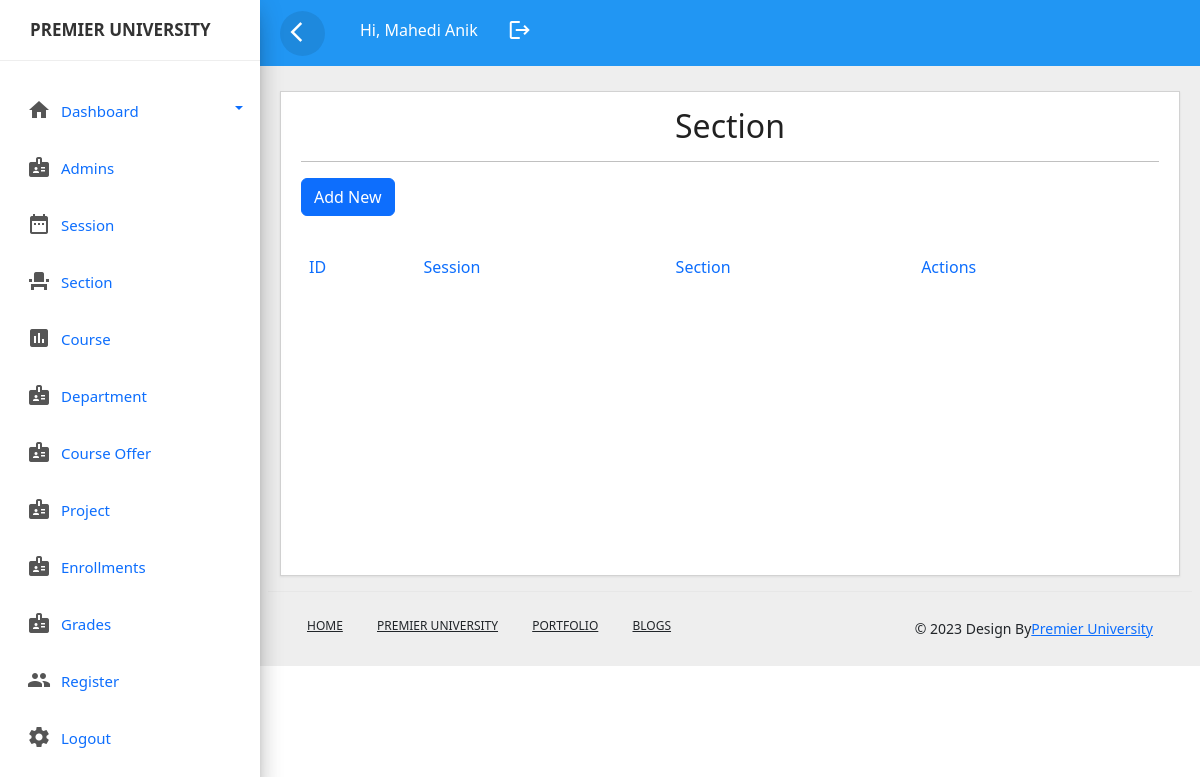
Page /section.php (signed in) on the earlier database version.
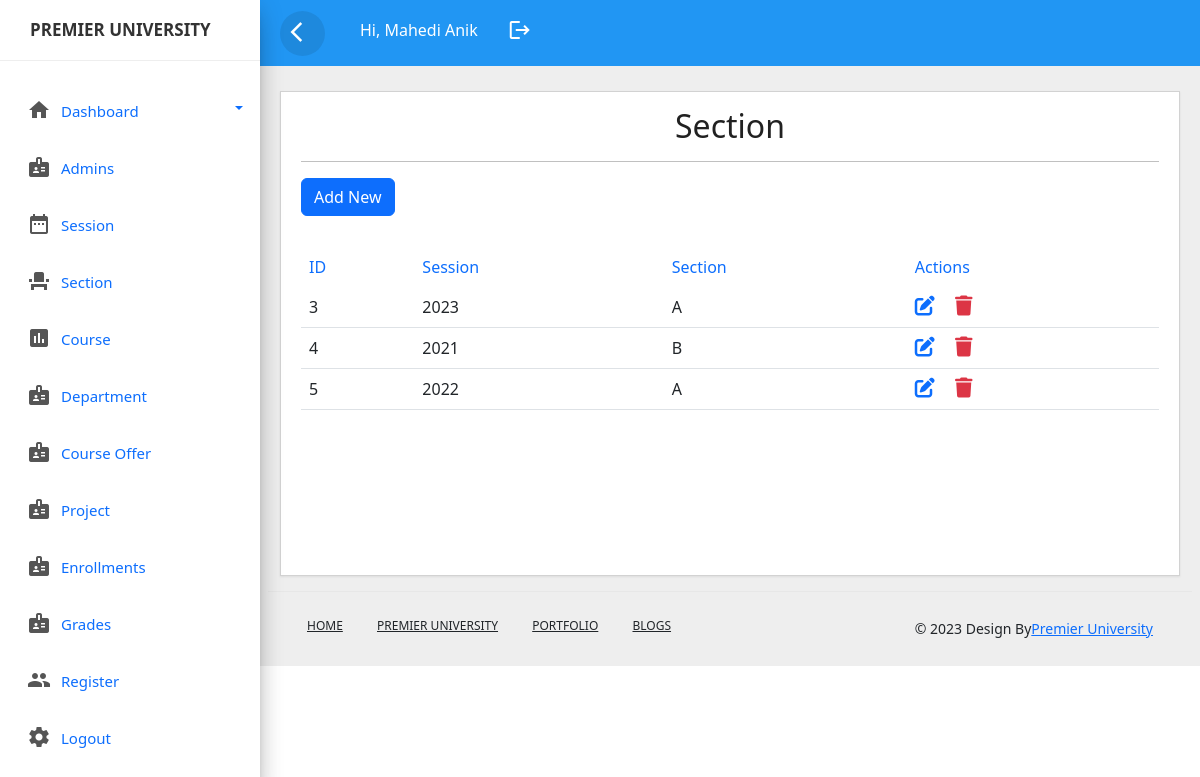
Same page on the later database version.
### tables this page shows
CREATE TABLE `section` (
  `sectionid` int(11) NOT NULL,
  `sessionid` varchar(30) NOT NULL,
  `sectionname` varchar(30) NOT NULL
);

CREATE TABLE `session` (
  `sessionid` int(11) NOT NULL,
  `session` varchar(50) NOT NULL
);

### section.php (the view, shortened to what this page needs)
<?php include_once('header.php');?>
<?php include_once('sidebar.php');?>
<?php include_once('top-header.php');?>
<!DOCTYPE html>
<html lang="en">
<head>
	<link rel="stylesheet" href="css/style.css">
 <link href="https://cdn.jsdelivr.net/npm/bootstrap@5.2.3/dist/css/bootstrap.min.css" rel="stylesheet">
 <link rel="stylesheet" href="https://cdnjs.cloudflare.com/ajax/libs/font-awesome/6.4.0/css/all.min.css" />
</head>
<body>
	<div class="main-content">
		<div class="row">
			<div class="col-lg-12 col-md-12">
				<div class="card" style="min-height:485px">
					<div class="card-header card-header-text">
						<h2 class="card-title" style="text-align: center;">Section</h2>
						<hr>
						<a href="add_section.php" class="btn btn-primary mb-3">Add New</a>
					</div>
					<div class="card-content table-responsive">
						<table class="table table-hover">
							<thead class="text-primary">
								<tr><th>ID</th>
									<th>Session</th>
									<th>Section</th>
									<th>Actions</th>
								</tr>
							</thead>
							<tbody>
								<?php
									@include 'config.php';
									$query=mysqli_query($conn,"SELECT * from section LEFT JOIN session on section.sessionid=session.sessionid ");
									while($row=mysqli_fetch_array($query)){
									?>
									<tr>
										<td><?php echo ucwords($row['sectionid']); ?></td>
										<td><?php echo ucwords($row['session']); ?></td>
										<td><?php echo ucwords($row['sectionname']); ?></td>
										<td>
											 <a href="edit_section.php?id=<?php echo $row['sectionid'] ?>&existid=<?php echo $row['sessionid'] ?>" ><i class="fa-solid fa-pen-to-square fs-5 me-3"></i></a>
             <a href="delete_section.php?id=<?php echo $row['sectionid'] ?>" class="link-danger"><i class="fa-solid fa-trash fs-5"></i></a>
										</td>
									</tr>
									<?php
									}
								?>
							</tbody>
						</table>
					</div>
				</div>
			</div>
		</body>
		<?php include_once('footer.php');?>
		</html>

Differences in the rows shown:
added section: sectionid "3", sessionid.session "2023", sectionname "A"
added section: sectionid "4", sessionid.session "2021", sectionname "B"
added section: sectionid "5", sessionid.session "2022", sectionname "A"
